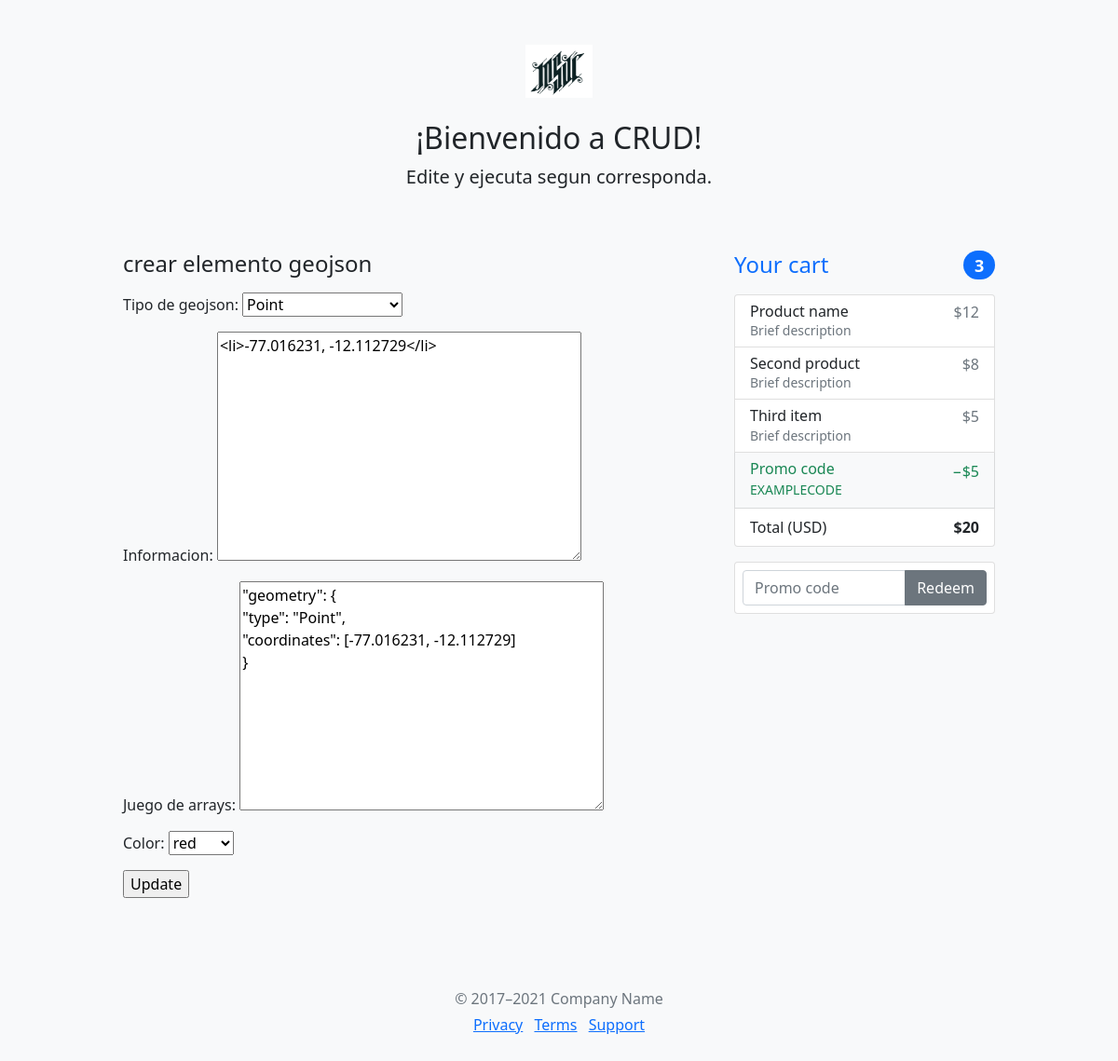
Page /polls/1/interfaceGeojsonUpdate/ on the committed database.
### polls/models.py (models this page shows, shortened)
class InterfaceGeojson(models.Model):
    tipo_de_geojson = models.CharField(
        max_length=2,
        choices=[
            ('SP', 'Point'),
            ('MP', 'MultiPoint'),
            ('SL', 'LineString'),
            ('ML', 'MultiLineString'),
            ('SG', 'Polygon'),
            ('MG', 'MultiPolygon'),
            ('GC', 'GeometryCollection'),
        ],
        default='SP',)
    informacion = models.TextField(default='')
    juego_de_arrays = models.TextField(default='')
    color = models.CharField(
        max_length=6,
        choices=[
            ('red', 'red'),
            ('green', 'green'),
            ('blue', 'blue'),
            ('yellow', 'yellow'),
        ],
        default='RE',)

### polls/views.py (the view)
# urls.py: path('<int:pk>/interfaceGeojsonUpdate/', views.InterfaceGeojsonUpdate.as_view(), name='interfaceGeojsonUpdate'),
class InterfaceGeojsonUpdate(UpdateView):
    model = InterfaceGeojson
    fields = '__all__' # ['name']
    template_name_suffix = '_update_form'

### polls/templates/polls/interfacegeojson_update_form.html (shortened to what this page needs)
{% extends "CUD.html" %}
{% load static %}
{% block identificador %}
crear elemento geojson
{% endblock %}
{% block bloque_1 %}
<form method="post">{% csrf_token %}
    {{ form.as_p }}
    <input type="submit" value="Update">
</form>
{% endblock %}

### rows in the picture
InterfaceGeojson: tipo_de_geojson "Point", informacion "<li>-77.016231, -12.112729</li>", juego_de_arrays "\"geometry\": { \"type\": \"Point\", \"coordinates\": [-77.016231, -12.112729] }", color "red"
